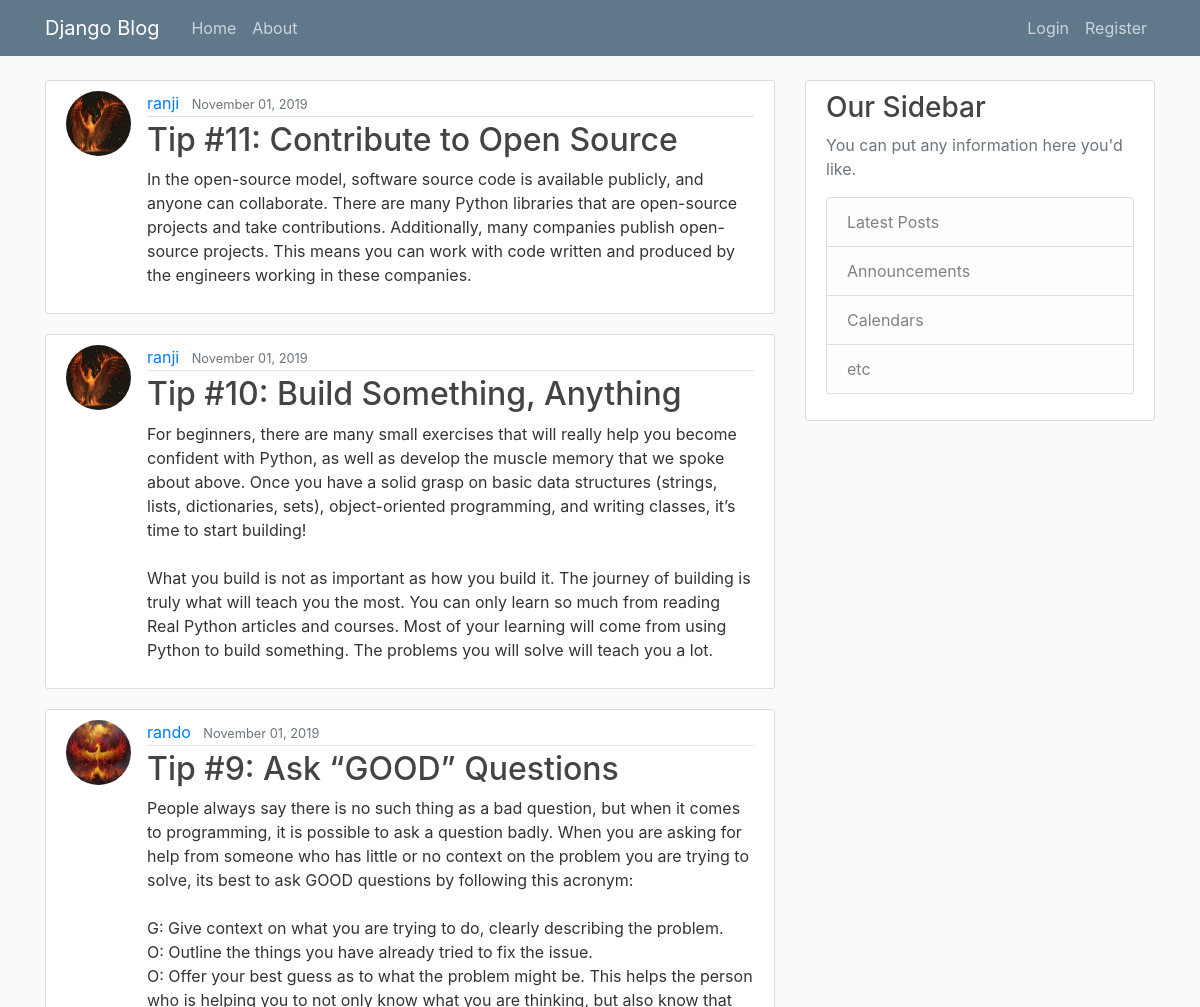
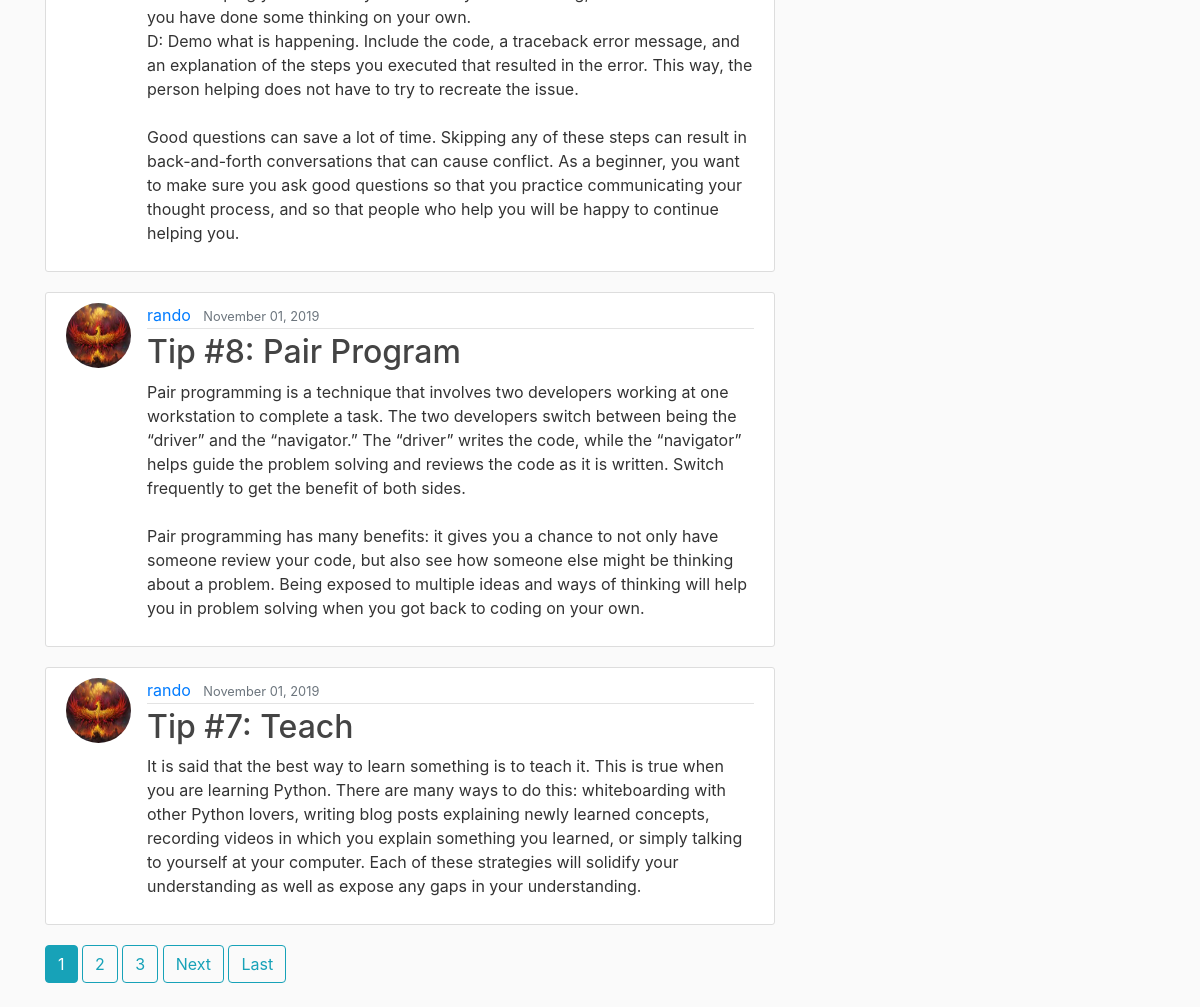
The page / on the database its author committed (2 pictures, top to bottom).
### polls/models.py (models this page shows, shortened)
class post(models.Model):
    title = models.CharField(max_length=100)
    content = models.TextField()
    date_posted = models.DateTimeField(default=timezone.now)
    author = models.ForeignKey(User, on_delete=models.CASCADE)

### users/models.py (models this page shows, shortened)
class Profile(models.Model):
    user = models.OneToOneField(User, on_delete=models.CASCADE)
    image = models.ImageField(default= 'default.jpg', upload_to= 'profile_pics')

### polls/views.py (the view)
# urls.py: path('',PostListView.as_view(), name="polls-home"),
class PostListView(ListView):
    model = post
    template_name = 'polls/home.html'
    context_object_name = 'posts'
    ordering = ['-date_posted']
    paginate_by = 5

### polls/templates/polls/home.html (shortened to what this page needs)
{% extends "polls/base.html" %}
{% block content %}
    {% for post in posts %}
        <article class="media content-section">
            <img class="rounded-circle article-img" src="{{ post.author.profile.image.url }}">
          <div class="media-body">
            <div class="article-metadata">
              <a class="mr-2" href="{% url 'user-posts' post.author.username %}">{{ post.author }}</a>
              <small class="text-muted">{{ post.date_posted|date:"F d, Y"}}</small>
            </div>
            <h2><a class="article-title" href="{% url 'post-detail' post.id %}">{{ post.title }}</a></h2>
            <p class="article-content">{{ post.content }}</p>
          </div>
        </article>
    {% endfor %}
    {% if is_paginated %}
        {% for num in page_obj.paginator.page_range %}
           {% if page_obj.number == num %}
            <a class="btn btn-info mb-4" href = "?page={{ num }}">{{ num }}</a>
           {% elif num > page_obj.number|add:'-3' and num < page_obj.number|add:'3'%}
            <a class="btn btn-outline-info mb-4" href = "?page={{ num }}">{{ num }}</a>
           {% endif %}
        {% endfor %}
        {% if page_obj.has_next %}
            <a class="btn btn-outline-info mb-4" href="?page={{ page_obj.next_page_number }}">Next</a>
            <a class="btn btn-outline-info mb-4" href="?page={{ page_obj.paginator.num_pages}}">Last</a>
        {% endif %}
    {% endif %}
{% endblock content %}

### polls/templates/polls/base.html (shortened to what this page needs)
{% load static %}
<!DOCTYPE html>
<html>
<head>
    <link rel="stylesheet" href="https://maxcdn.bootstrapcdn.com/bootstrap/4.0.0/css/bootstrap.min.css">
    <link rel="stylesheet" type="text/css" href="{% static 'polls/main.css' %}">
</head>
<body>
    <header class="site-header">
      <nav class="navbar navbar-expand-md navbar-dark bg-steel fixed-top">
        <div class="container">
          <a class="navbar-brand mr-4" href="{% url 'polls-home' %}">Django Blog</a>
          <div class="collapse navbar-collapse" id="navbarToggle">
            <div class="navbar-nav mr-auto">
              <a class="nav-item nav-link" href="{% url 'polls-home' %}">Home</a>
              <a class="nav-item nav-link" href="{% url 'polls-about' %}">About</a>
            </div>
            <div class="navbar-nav">
                {% if user.is_authenticated %}
                    <a class="nav-item nav-link" href="{% url 'post-create' %}">New Post</a>
                    <a class="nav-item nav-link" href="{% url 'profile' %}">Profile</a>
                    <a class="nav-item nav-link" href="{% url 'logout' %}">Logout</a>
                {% else %}
                    <a class="nav-item nav-link" href="{% url 'login' %}">Login</a>
                    <a class="nav-item nav-link" href="{% url 'register' %}">Register</a>
                {% endif %}
            </div>
          </div>
        </div>
      </nav>
    </header>
    <main role="main" class="container">
      <div class="row">
        <div class="col-md-8">
          {% block content %}{% endblock %}
        </div>
        <div class="col-md-4">
          <div class="content-section">
            <h3>Our Sidebar</h3>
            <p class='text-muted'>You can put any information here you'd like.
              <ul class="list-group">
                <li class="list-group-item list-group-item-light">Latest Posts</li>
                <li class="list-group-item list-group-item-light">Announcements</li>
                <li class="list-group-item list-group-item-light">Calendars</li>
                <li class="list-group-item list-group-item-light">etc</li>
              </ul>
            </p>
          </div>
        </div>
      </div>
    </main>
</body>
</html>

### polls/static/polls/main.css (style rules this page uses)
body { background: #fafafa; color: #333333; margin-top: 5rem; }
h1, h2, h3, h4, h5, h6 { color: #444444; }
ul { margin: 0; }
.bg-steel { background-color: #5f788a; }
.site-header .navbar-nav .nav-link { color: #cbd5db; }
.content-section { background: #ffffff; padding: 10px 20px; border: 1px solid #dddddd; border-radius: 3px; margin-bottom: 20px; }
.article-title { color: #444444; }
.article-content { white-space: pre-line; }
.article-img { height: 65px; width: 65px; margin-right: 16px; }
.article-metadata { padding-bottom: 1px; margin-bottom: 4px; border-bottom: 1px solid #e3e3e3 }

### rows shown on the page
post: author.profile.image (picture), author "ranji", date_posted "November 01, 2019", title "Tip #11: Contribute to Open Source", content "In the open-source model, software source code is available publicly, and anyone can collaborate. There are many Python libraries that are open-source projects and take contributions. Additionally, many companies publish open-source projects. This means you can work with code written and produced by the engineers working in these companies."
post: author.profile.image (picture), author "ranji", date_posted "November 01, 2019", title "Tip #10: Build Something, Anything", content "For beginners, there are many small exercises that will really help you become confident with Python, as well as develop the muscle memory that we spoke about above. Once you have a solid grasp on basic data structures (strings, lists, dictionaries, sets), object-oriented programming, and writing classes, it’s time to start building! What you build is not as important as how you build it. The journey of building is truly what will teach you the most. You can only learn so much from reading Real Python articles and courses. Most of your learning will come from using Python to build something. The problems you will solve will teach you a lot."
post: author.profile.image (picture), author "rando", date_posted "November 01, 2019", title "Tip #9: Ask “GOOD” Questions", content "People always say there is no such thing as a bad question, but when it comes to programming, it is possible to ask a question badly. When you are asking for help from someone who has little or no context on the problem you are trying to solve, its best to ask GOOD questions by following this acronym: G: Give context on what you are trying to do, clearly describing the problem. O: Outline the things you have already tried to fix the issue. O: Offer your best guess as to what the problem might be. This helps the person who is helping you to not only know what you are thinking, but also know that you have done some thinking on your own. D: Demo what is happening. Include the code, a traceback…"
post: author.profile.image (picture), author "rando", date_posted "November 01, 2019", title "Tip #8: Pair Program", content "Pair programming is a technique that involves two developers working at one workstation to complete a task. The two developers switch between being the “driver” and the “navigator.” The “driver” writes the code, while the “navigator” helps guide the problem solving and reviews the code as it is written. Switch frequently to get the benefit of both sides. Pair programming has many benefits: it gives you a chance to not only have someone review your code, but also see how someone else might be thinking about a problem. Being exposed to multiple ideas and ways of thinking will help you in problem solving when you got back to coding on your own."
post: author.profile.image (picture), author "rando", date_posted "November 01, 2019", title "Tip #7: Teach", content "It is said that the best way to learn something is to teach it. This is true when you are learning Python. There are many ways to do this: whiteboarding with other Python lovers, writing blog posts explaining newly learned concepts, recording videos in which you explain something you learned, or simply talking to yourself at your computer. Each of these strategies will solidify your understanding as well as expose any gaps in your understanding."

### other values the page prints
{{ num }} "1"
{{ num }} "2" "3"
